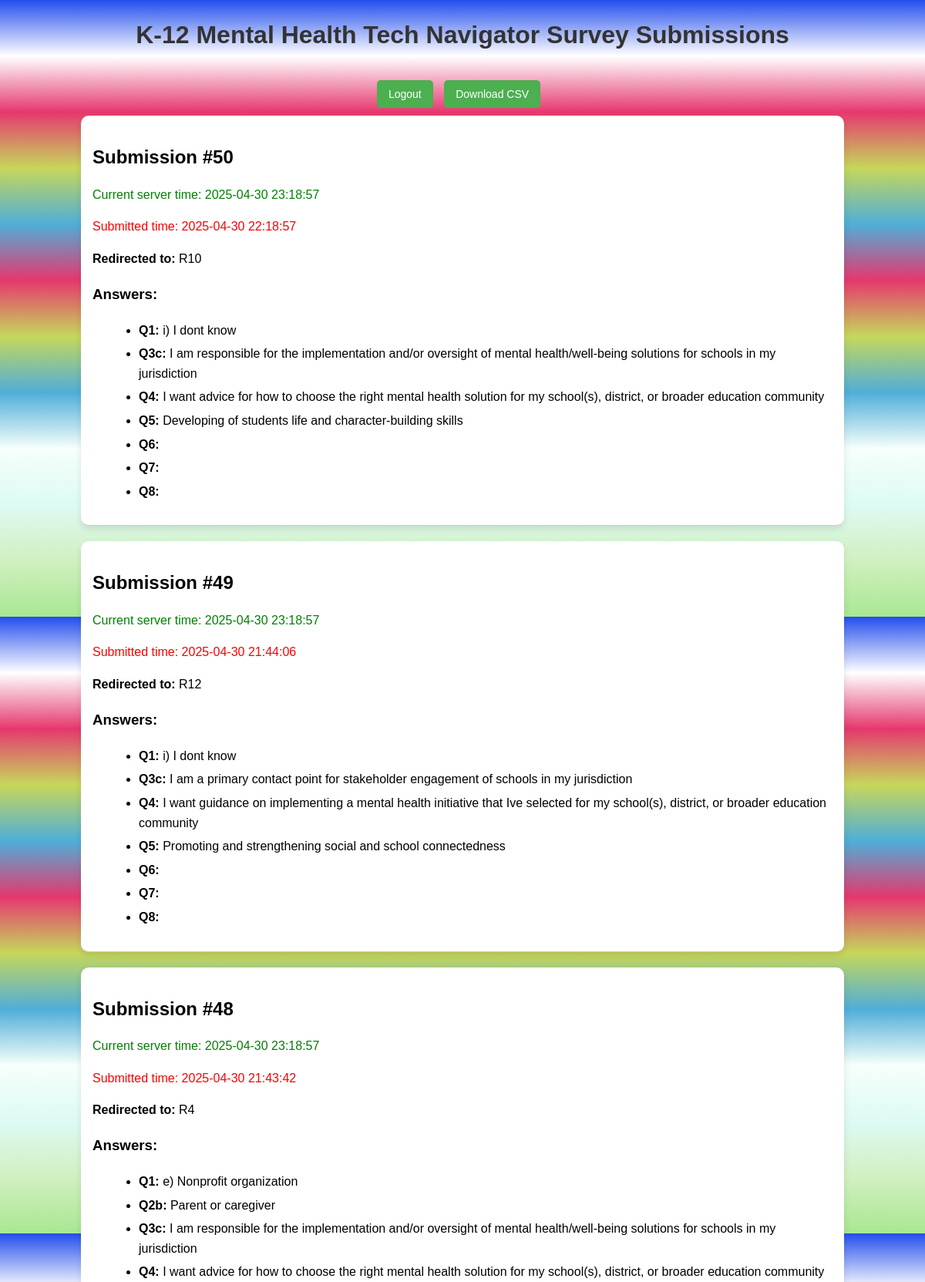
The app's page /dashboard/ (signed in, upper part) with its own data.
### survey_app/models.py (models this page shows, shortened)
class SurveySubmission(models.Model):
    created_at = models.DateTimeField(auto_now_add=True)
    chosen_redirection = models.CharField(max_length=10, blank=True, null=True)
    submitted_time = models.DateTimeField(default=now)

class SurveyAnswer(models.Model):
    submission = models.ForeignKey(SurveySubmission, on_delete=models.CASCADE, related_name='answers')
    question_id = models.CharField(max_length=10)
    answer_text = models.TextField()
    created_at = models.DateTimeField(auto_now_add=True)

### survey_app/views.py (the view)
# urls.py: path('dashboard/', dashboard_view, name='dashboard'),
@login_required
def dashboard_view(request):
    submissions = SurveySubmission.objects.all().order_by('-submitted_time')
    current_time = now()
    data = []
    for submission in submissions:
        answers = SurveyAnswer.objects.filter(submission=submission).order_by('question_id')
        data.append({
            'id': submission.id,
            'submitted_time': submission.submitted_time,
            'chosen_redirection': submission.chosen_redirection,
            'answers': answers
        })
    return render(request, 'survey_app/dashboard.html', {
        'submissions': data,
        'current_time': current_time,
    })

### survey_app/templates/survey_app/dashboard.html (shortened to what this page needs)
<!DOCTYPE html>
<html>
<head>
  {% load static %}
</head>
<body>
  <h1>K-12 Mental Health Tech Navigator Survey Submissions</h1>
  <p>
    <a href="{% url 'logout' %}" class="logout-button">Logout</a>
    <a href="{% url 'download_csv' %}" class="csv-button">Download CSV</a>
  </p>
  {% for submission in submissions %}
    <div class="submission">
      <h2>Submission #{{ submission.id }}</h2>
      <p style="color: green;">
        Current server time: {{ current_time|date:"Y-m-d H:i:s" }}
      </p>
      <p style="color: rgb(255, 0, 0);">
        Submitted time: {{ submission.submitted_time|date:"Y-m-d H:i:s" }}
      </p>
      <p><strong>Redirected to:</strong> {{ submission.chosen_redirection|default:"None" }}</p>
      <h3>Answers:</h3>
      <ul class="answers">
        {% for answer in submission.answers %}
          <li><strong>{{ answer.question_id }}:</strong> {{ answer.answer_text }}</li>
        {% empty %}
          <li>No answers recorded.</li>
        {% endfor %}
      </ul>
    </div>
  {% empty %}
    <p>No submissions found.</p>
  {% endfor %}
</body>
</html>

### survey_app/templates/survey_app/dashboard.html (style rules this page uses)
body { font-family: Arial, sans-serif; line-height: 1.6; margin: 0; padding: 0; min-height: 100vh; display: flex; flex-direction: column; align-items: center; background: linear-gradient(135deg, #DEFAF4, #BFF2F4); }
.submission { border-bottom: 1px solid #ccc; padding-bottom: 10px; margin-bottom: 20px; width: 80%; background-color: white; padding: 15px; border-radius: 10px; box-shadow: 0 4px 8px rgba(0, 0, 0, 0.1); }
.submission h2 { margin-bottom: 5px; }
.answers { margin-left: 20px; }
.answers li { margin-bottom: 5px; }
.logout-button, .csv-button { background-color: #4CAF50; color: white; border: none; padding: 10px 15px; font-size: 14px; font-family: Arial, sans-serif; cursor: pointer; border-radius: 5px; text-decoration: none; margin-right: 10px; }
h1 { margin-top: 20px; color: #333; }

### records on screen
SurveySubmission: submitted_time "2025-04-30 22:18:57", chosen_redirection "R10"
SurveyAnswer: question_id "Q1", answer_text "i) I dont know"
SurveyAnswer: question_id "Q3c", answer_text "I am responsible for the implementation and/or oversight of mental health/well-being solutions for schools in my jurisdiction"
SurveyAnswer: question_id "Q4", answer_text "I want advice for how to choose the right mental health solution for my school(s), district, or broader education community"
SurveyAnswer: question_id "Q5", answer_text "Developing of students life and character-building skills"
SurveyAnswer: question_id "Q6"
SurveyAnswer: question_id "Q7"
SurveyAnswer: question_id "Q8"
SurveySubmission: submitted_time "2025-04-30 21:44:06", chosen_redirection "R12"
SurveyAnswer: question_id "Q1", answer_text "i) I dont know"
SurveyAnswer: question_id "Q3c", answer_text "I am a primary contact point for stakeholder engagement of schools in my jurisdiction"
SurveyAnswer: question_id "Q4", answer_text "I want guidance on implementing a mental health initiative that Ive selected for my school(s), district, or broader education community"
SurveyAnswer: question_id "Q5", answer_text "Promoting and strengthening social and school connectedness"
SurveyAnswer: question_id "Q6"
SurveyAnswer: question_id "Q7"
SurveyAnswer: question_id "Q8"
SurveySubmission: submitted_time "2025-04-30 21:43:42", chosen_redirection "R4"
SurveyAnswer: question_id "Q1", answer_text "e) Nonprofit organization"
SurveyAnswer: question_id "Q2b", answer_text "Parent or caregiver"
SurveyAnswer: question_id "Q3c", answer_text "I am responsible for the implementation and/or oversight of mental health/well-being solutions for schools in my jurisdiction"
SurveyAnswer: question_id "Q4", answer_text "I want advice for how to choose the right mental health solution for my school(s), district, or broader education community"

### other values on screen
{{ submission.id }} "50" "49" "48"
